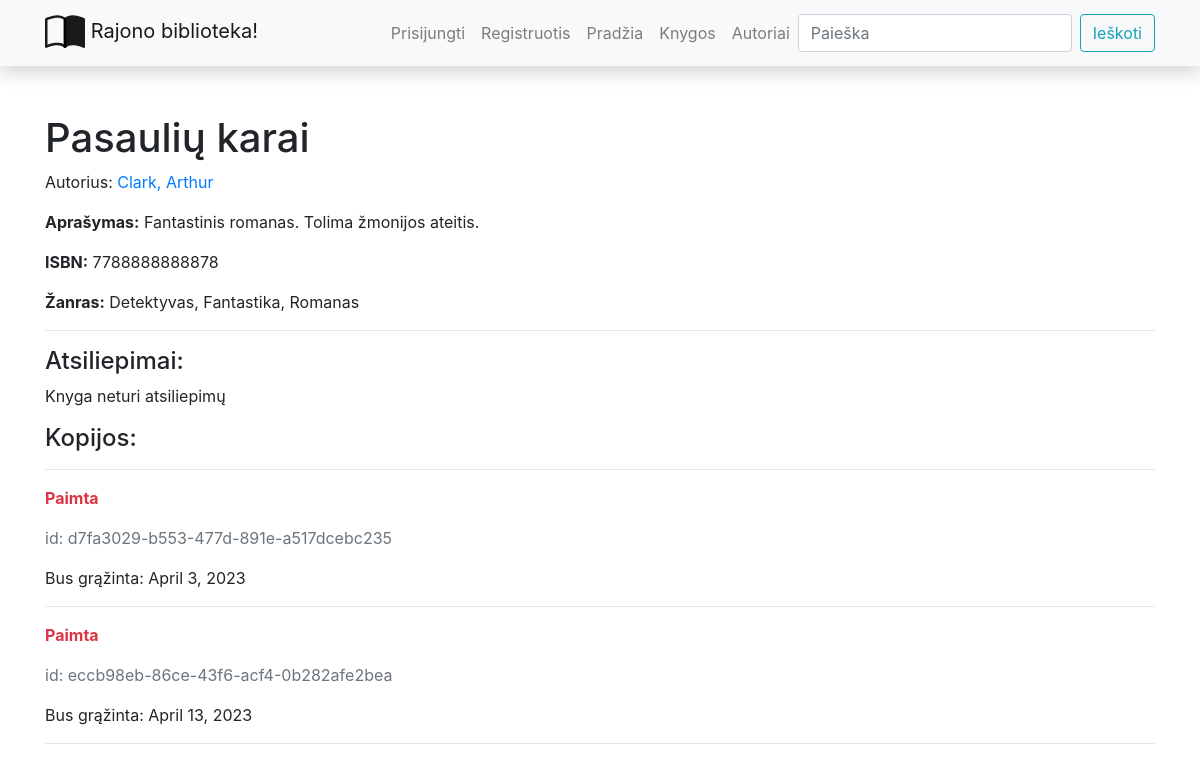
The page /library/books/1 on the database its author committed.
### library/models.py (models this page shows, shortened)
class Book(models.Model):
    title = models.CharField("Pavadinimas", max_length=200)
    summary = models.TextField("Aprašymas", max_length=1000, help_text="Trumpas knygos aprašymas")
    isbn = models.CharField("ISBN",
                            max_length=13,
                            help_text="13 simbolių <a href='https://www.isbn-international.org/"
                                      "content/what-isbn'>ISBN kodas</a>")
    author_id = models.ForeignKey(Author, on_delete=models.SET_NULL, null=True, related_name='books_rn')
    genre_id = models.ManyToManyField("Genre", help_text="Išrinkite žanrą/us šiai knygai")
    cover = models.ImageField("Viršelis", upload_to="covers", null=True, blank=True)
    def display_genre(self):
        return ', '.join([genre.name for genre in self.genre_id.all()][:3])
    display_genre.short_description = 'Žanras'

class Author(models.Model):
    first_name = models.CharField("Vardas", max_length=100)
    last_name = models.CharField("Pavardė", max_length=100)
    description = HTMLField(default="Žinomas autorius")
    class Meta:
        ordering = ['last_name', 'first_name']
    def __str__(self):
        return f"{self.last_name}, {self.first_name}"
    def display_books(self):
        return ', '.join(book.title for book in self.books_rn.all()[:3])
    display_books.short_description = "Autoriaus knygos"

class Genre(models.Model):
    name = models.CharField("Žanro pavadinimas", max_length=50, help_text="Įveskite žanrą")
    class Meta:
        verbose_name = "Žanras"
        verbose_name_plural = "Žanrai"
    def __str__(self):
        return f"{self.name}"

class BookInstance(models.Model):
    id = models.UUIDField(primary_key=True, default=uuid.uuid4, help_text="Unikalus ID leidinio kopijai")
    due_back = models.DateField("Bus prieinama", null=True, blank=True)
    LOAN_STATUS = (
        ('a', 'Administruojama'),
        ('p', 'Paimta'),
        ('g', 'Galima paimti'),
        ('r', 'Rezervuota')
    )
    status = models.CharField(
        "Statusas",
        max_length=1,
        choices=LOAN_STATUS,
        blank=True,
        default='a',
        help_text="Leidinio kopijos statusas"
    )
    book_id = models.ForeignKey(Book, on_delete=models.SET_NULL, null=True)
    reader = models.ForeignKey(User, on_delete=models.SET_NULL, null=True, blank=True)
    class Meta:
        ordering = ['due_back']

### library/views.py (the view, shortened to what this page needs)
# urls.py: path("books/<int:pk>", views.BookDetailView.as_view(), name='book-detail_n'),
class BookDetailView(generic.edit.FormMixin, generic.DetailView):
    model = Book
    context_object_name = 'book'  # šios eilutės nereikia, kontexto kintamasis taip pavadinamas
    template_name = "book_detail.html"
    form_class = BookReviewForm

### library/forms.py
class BookReviewForm(forms.ModelForm):
    class Meta:
        model = BookReview
        fields = ('content', 'book_id', 'reviewer')
        widgets = {'book_id': forms.HiddenInput(),
                   'reviewer': forms.HiddenInput()}

### library/templates/book_detail.html (shortened to what this page needs)
{% extends "base.html" %} {% block content %}
<h1>{{ book.title }}</h1>
<p>
    Autorius:
    <a href="{% url 'author_n' book.author_id.id %}">{{ book.author_id }}</a>
</p>
<p><strong>Aprašymas:</strong> {{ book.summary }}</p>
<p><strong>ISBN:</strong> {{ book.isbn }}</p>
<p><strong>Žanras:</strong> {{ book.genre_id.all|join:", " }}</p>
<hr/>
<div>
    <h4>Atsiliepimai:</h4>
    {% if book.bookreview_set.all %}
        {% for review_obj in book.bookreview_set.all %}
        <hr>
        <strong>{{ review_obj.reviewer }}</strong>, <em>{{ review_obj.date_created }}</em>
        <p>{{ review_obj.content }}</p>
        {% endfor %}
    {% else %}
        <p>Knyga neturi atsiliepimų</p>
    {% endif %}
    <h4>Kopijos:</h4>
    <hr/>
    {% for bookinst_obj in book.bookinstance_set.all %}
    <p class="{% if bookinst_obj.status == 'a' %}text-warning{% elif bookinst_obj.status == 'g' %}text-success {% else %}text-danger{% endif %}">
      <strong>{{ bookinst_obj.get_status_display }}</strong>
    </p>
    <p class="text-muted">id: {{ bookinst_obj.id }}</p>
    {% if bookinst_obj.status != 'a' %}
    <p>Bus grąžinta: {{ bookinst_obj.due_back }}</p>
    {% endif %}
    <hr/>
    {% endfor %}
</div>
{% endblock %}

### rows shown on the page
Book: title "Pasaulių karai", author_id "Clark, Arthur", summary "Fantastinis romanas. Tolima žmonijos ateitis.", isbn "7788888888878", genre_id.all "Detektyvas, Fantastika, Romanas"
BookInstance: status "Paimta", id "d7fa3029-b553-477d-891e-a517dcebc235", due_back "April 3, 2023"
BookInstance: status "Paimta", id "eccb98eb-86ce-43f6-acf4-0b282afe2bea", due_back "April 13, 2023"
